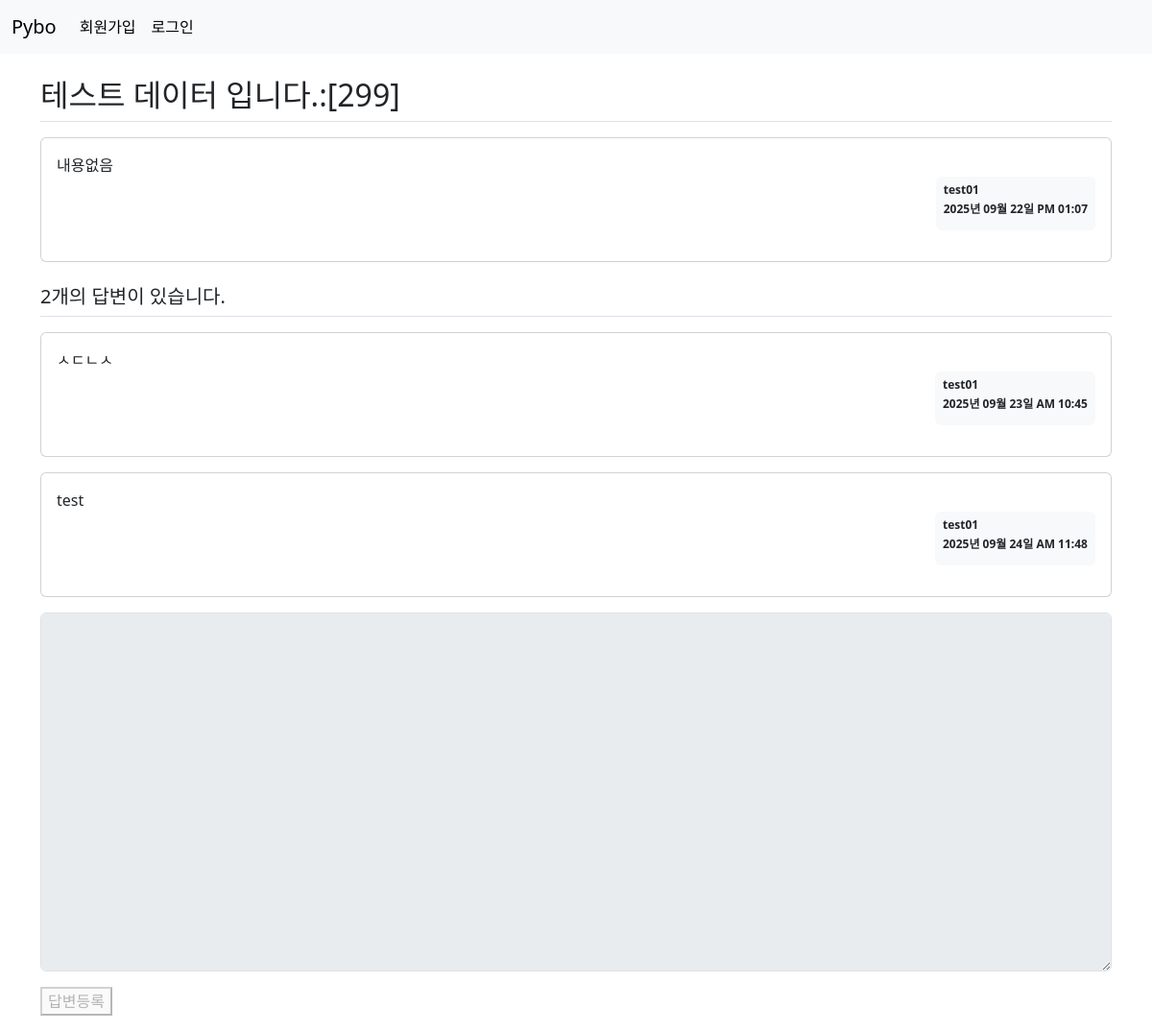
The page /question/detail/304/ on the database its author committed.
### pybo/models.py (models this page shows)
class Question(db.Model):
    id = db.Column(db.Integer, primary_key=True)
    subject= db.Column(db.String(200), nullable=False)
    content= db.Column(db.Text(), nullable=False)
    create_date = db.Column(db.DateTime, nullable=False)
    user_id = db.Column(db.Integer, db.ForeignKey('user.id', ondelete='CASCADE'), nullable=False)
    user = db.relationship('User', backref=db.backref('questions_set'))
    modify_date = db.Column(db.DateTime(), nullable=True)
    image_path = db.Column(db.String(200), nullable=True)

class User(db.Model):
    id = db.Column(db.Integer, primary_key=True)
    username = db.Column(db.String(150), unique=True, nullable=False)
    password = db.Column(db.String(200), nullable=False)
    email = db.Column(db.String(120), unique=True, nullable=False)

class Answer(db.Model):
    id = db.Column(db.Integer, primary_key=True)
    question_id = db.Column(db.Integer, db.ForeignKey('question.id', ondelete='CASCADE')) # 오류 방색을 예방하기 위해서 질문을 삭데하면 답변도 삭제
    question = db.relationship(Question, backref=db.backref('answers_set'))
    content = db.Column(db.Text(), nullable=False)
    create_date = db.Column(db.DateTime, nullable=False)
    user_id = db.Column(db.Integer, db.ForeignKey('user.id', ondelete='CASCADE'), nullable=False)
    user = db.relationship('User', backref=db.backref('answers_set'))
    modify_date = db.Column(db.DateTime, nullable=True)

### pybo/views/question_views.py (the view)
@bp.route('/detail/<int:question_id>/')
def detail(question_id):
    form = AnswerForm() # 질문 상세 템플릿에 답변 폼 추가
    question = Question.query.get_or_404(question_id)
    return render_template('question/question_detail.html', question=question, form=form)

### pybo/forms.py
class AnswerForm(FlaskForm):
    content = TextAreaField('내용', validators=[DataRequired('내용은 필수입력 항목입니다.')])

### pybo/filter.py (called while the page is built)
def format_datetime( value, fmt='%Y년 %m월 %d일 %p %I:%M' ):
    return value.strftime(fmt)

### pybo/views/auth_views.py (called while the page is built)
@bp.before_app_request
def load_logged_in_user():
    user_id = session.get('user_id')
    if user_id is None:
        g.user = None
    else:
        g.user = User.query.get(int(user_id))

### pybo/templates/question/question_detail.html (shortened to what this page needs)
{% extends 'base.html'%}
{% block content %}
<div class="container my-3">
    <h2 class="border-bottom py-2">{{question.subject}}</h2>
    <div class="card my-3">
        <div class="card-body">
            <div class="card-text">
                {{question.content}}
            </div>
            <div class="d-flex justify-content-end">
                <div class="badge bg-light text-dark p-2 text-start">
                    <p class="mb-2">{{question.user.username}}</p>
                    <p class="mb-2">{{ question.create_date | datetime }}</p>
                </div>
            </div>
        </div>
    </div>
    <h5 class="border-bottom my-3 py-2">{{ question.answers_set|length }}개의 답변이 있습니다.</h5>
    {% for answer in question.answers_set %}
    <div class="card my-3">
        <div class="card-body">
            <div class="card-text">{{ answer.content }}</div>
            <div class="d-flex justify-content-end">
                <div class="badge bg-light text-dark p-2 text-start">
                    <p class="mb-2">{{answer.user.username}}</p>
                    <p class="mb-2">{{ answer.create_date | datetime }}</p>
                </div>
            </div>
        </div>
    </div>
    {% endfor %}
    <form action="{{ url_for('answer.create', question_id=question.id)}}" method="post">
        <textarea {% if not g.user %} disabled {% endif%}
                  class="form-control" name="content" id="content" rows="15"></textarea>
        <button type="submit" class="bth bth-primaty mt-3" {% if not g.user %} disabled {% endif%}>답변등록</button>
    </form>
</div>
{% endblock %}

### pybo/templates/base.html (shortened to what this page needs)
<!DOCTYPE html>
<html lang="ko">
<head>
    <link rel="stylesheet" href="https://cdn.jsdelivr.net/npm/bootstrap@5.3.6/dist/css/bootstrap.min.css">
    <link rel="stylesheet" href="{{ url_for('static', filename='style.css') }}">
</head>
<body>
{% include 'navbar.html'%}
{% block content %}
{% endblock %}
</body>
</html>

### pybo/templates/navbar.html (shortened to what this page needs)
<nav class="navbar navbar-expand-sm bg-body-tertiary">
    <div class="container-fluid">
        <a class="navbar-brand" href="{{url_for('main.index')}}">Pybo</a>
        <div class="collapse navbar-collapse" id="navbarTogglerDemo02">
            {% if g.user %}
            <ul class="navbar-nav me-auto mb-2 mb-lg-0">
                <li class="nav-item">
                    <a class="nav-link active" aria-current="page" href="{{url_for('auth.logout')}}">{{ g.user.username}} (로그아웃)</a>
                </li>
            </ul>
            {% else %}
            <ul class="navbar-nav me-auto mb-2 mb-lg-0">
                <li class="nav-item">
                    <a class="nav-link active" aria-current="page" href="{{url_for('auth.signup')}}">회원가입</a>
                </li>
                <li class="nav-item">
                    <a class="nav-link active" href="{{url_for('auth.login')}}">로그인</a>
                </li>
            </ul>
            {% endif %}
        </div>
    </div>
</nav>

### pybo/static/style.css (style rules this page uses)
textarea { width: 100%; }
button[type='submit'] { margin-top: 10px; }

### rows shown on the page
Question: subject "테스트 데이터 입니다.:[299]", content "내용없음", create_date "2025년 09월 22일 PM 01:07"
User: user.username "test01"
Answer: content "ㅅㄷㄴㅅ", user.username "test01", create_date "2025년 09월 23일 AM 10:45"
Answer: content "test", user.username "test01", create_date "2025년 09월 24일 AM 11:48"

### other values the page prints
{{ question.answers_set|length }} "2"
